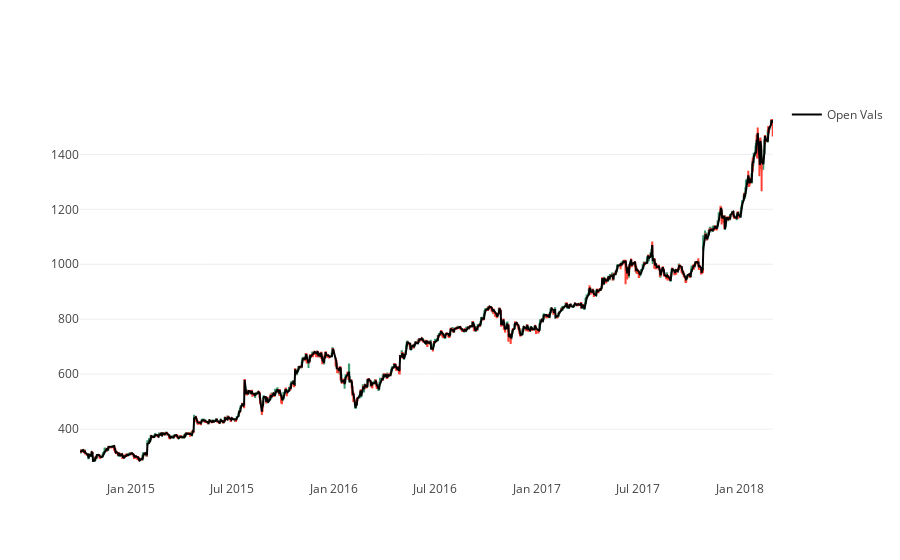

The notebook cell saved with this chart:
### Code cell
from plotly.tools import FigureFactory as FF
from plotly.graph_objs import *

from datetime import datetime

#Create Candlestick
df = web.DataReader("AMZN", 'google', datetime(2014, 10, 1), datetime(2018, 3, 1))
fig = FF.create_candlestick(df.Open, df.High, df.Low, df.Close, dates=df.index)

# Create Line of open values
add_line = Scatter(
    x=df.index,
    y=df.Open,
    name= 'Open Vals',
    line=Line(color='black')
    )

fig['data'].extend([add_line])
iplot(fig, filename='candlestick_and_trace', validate=False)

### Figure 1 — Plotly figure (JSON) as saved in the notebook; plotly's stock layout.template omitted (floating-point values rounded to 4 significant figures; data arrays with more than 128 entries replaced by an {"elided": "..."} marker saying what was removed)
{"data": [{"boxpoints": false, "fillcolor": "#3D9970", "line": {"color": "#3D9970"}, "name": "Increasing", "showlegend": false, "type": "box", "whiskerwidth": 0, "x": {"elided": "2556 str values"}, "y": {"elided": "2556 float values"}}, {"boxpoints": false, "fillcolor": "#FF4136", "line": {"color": "#FF4136"}, "name": "Decreasing", "showlegend": false, "type": "box", "whiskerwidth": 0, "x": {"elided": "2604 str values"}, "y": {"elided": "2604 float values"}}, {"line": {"color": "black"}, "name": "Open Vals", "type": "scatter", "x": {"elided": "860 str values"}, "y": {"elided": "860 float values"}}], "layout": {}}
